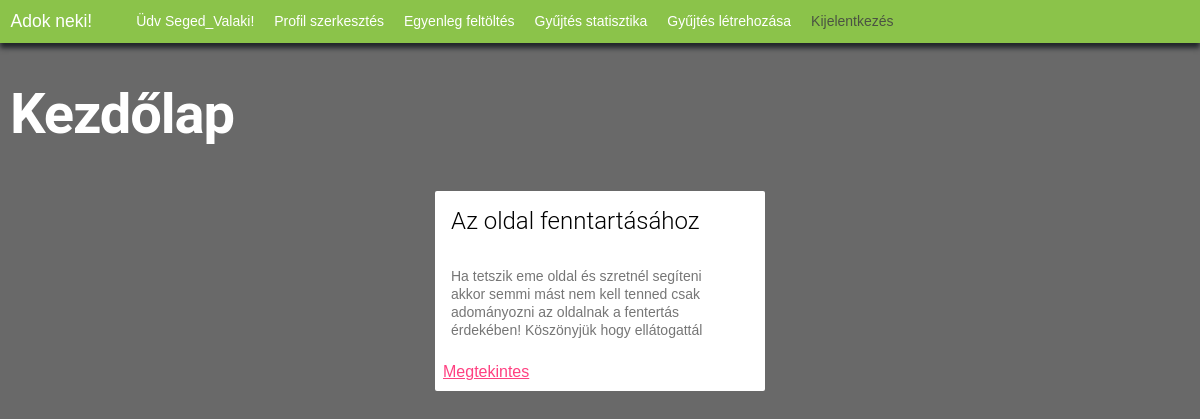
The page / (signed in) on the database its author committed.
### app/models.py (models this page shows, shortened)
class gyujtes(models.Model):
    publikalo = models.ForeignKey(
        settings.AUTH_USER_MODEL, on_delete=models.CASCADE)
    cim = models.CharField(max_length=255)
    leiras = models.TextField()
    promocios = models.BooleanField(default=False)
    minAr = models.IntegerField(null=False)
    cel = models.IntegerField()
    jelenleg = models.IntegerField(default=0)
    datumIdo_UTC = models.DateTimeField(default=timezone.now())
    celDatum = models.DateTimeField(null=True)
    class Meta:
        ordering = ["id"]

### app/views.py (the view)
# urls.py: path('', views.kezdolap, name='home'),
def kezdolap(request):
    assert isinstance(request, HttpRequest)
    promos = []
    atlagos = []
    user = request.user
    for i in gyujtes.objects.all():
        if i.promocios == True:
            promos.append(i)
        else:
            atlagos.append(i)
    return render(request, "templates/app/home.html", {"cim": "Adok neki! - Adomány oldal", "atlagos": atlagos,
                                                       "promos": promos, "user": user})

### app/templates/app/home.html (shortened to what this page needs)
{% extends "templates/app/layout/layout_nav.html" %}
{% block content %}
<div id="koszonto">
    <h1 id="oldalcim">Kezdőlap</h1>
</div>
{% if user.is_authenticated %}
<div id="kartyak">
    {%for i in atlagos %}
    <div class="mdl-card">
        <div class="mdl-card__title">
            <h3 class="mdl-card__title-text">{{i.cim}}</h3>
        </div>
        <div class="mdl-card__supporting-text">
            {{i.leiras}}
        </div>
        <div class="mdl-card__actions">
            <a href="{% url 'gyujtes' i.id %}">Megtekintes</a>
        </div>
    </div>
    {%endfor%}
</div>
{%endif%}
{% endblock %}

### app/templates/app/layout/layout_nav.html (shortened to what this page needs)
{% extends "templates/app/layout/layout_head.html"%}
{%block navbar%}
<nav class="navbar navbar-expand-lg bg-primary">
    <div class="container-fluid">
        <a href="{% url 'kezdolap' %}" id="kezdolapVissza" class="navbar-brand">Adok neki!</a>
        <div class="collapse navbar-collapse" id="navbarNavDropdown">
            {% if user.is_authenticated%}
            <ul class="navbar-nav">
                <li class="nav-item">
                </li>
                <li><a href="{%url 'profil'%}" id="ugras" class="nav-item">Üdv {{request.user.username}}!</a></li>
                <li><a href="{%url 'profilSzerk'%}" id="ugras" class="nav-item">Profil szerkesztés</a></li>
                <li><a href="{%url 'egyenlegFel'%}" id="ugras" class="nav-item">Egyenleg feltöltés</a></li>
                <li><a href="{%url 'gyujtesStat'%}" id="ugras" class="nav-item">Gyűjtés statisztika</a></li>
                <li><a href="{%url 'ujGyujtes'%}" id="ugras" class="nav-item">Gyűjtés létrehozása</a></li>
                <li>
                    <a href="{% url 'kijelentkezes'%}" class="mdl-navigation__link nav-item">Kijelentkezés</a>
                </li>
            </ul>
            {%else%}
            <ul class="navbar-nav">
                <li class="nav-item">
                    <a href="{% url 'bejelentkezes' %}" class="mdl-navigation__link">Bejelentkezés</a>
                </li>
            </ul>
            {%endif%}
        </div>
    </div>
</nav>
{%endblock%}

### app/static/app/main_style.css (style rules this page uses)
body { background-color: #696969; }
#oldalcim { color: white; font-weight: 700; padding: 10px; }
#kezdolapVissza { color: white; text-decoration-line:none; }
#ugras { color: white; text-decoration-line: none; }
.navbar { box-shadow: 0px 5px 5px; }
#kartyak { display: flex; flex-direction: row; align-content:space-evenly; align-items:center; justify-content: center; padding: 5px; }
.mdl-card { margin: auto; }
.navbar-nav .nav-item { padding: 0 10px 0 10px; }
#koszonto { display: flex; align-content: center; align-items:baseline; flex-direction:row; }

### rows shown on the page
gyujtes: cim "Az oldal fenntartásához", leiras "Ha tetszik eme oldal és szretnél segíteni akkor semmi mást nem kell tenned csak adományozni az oldalnak a fentertás érdekében! Köszönyjük hogy ellátogattál"

### other values the page prints
{{ request.user.username }} "Seged_Valaki"
